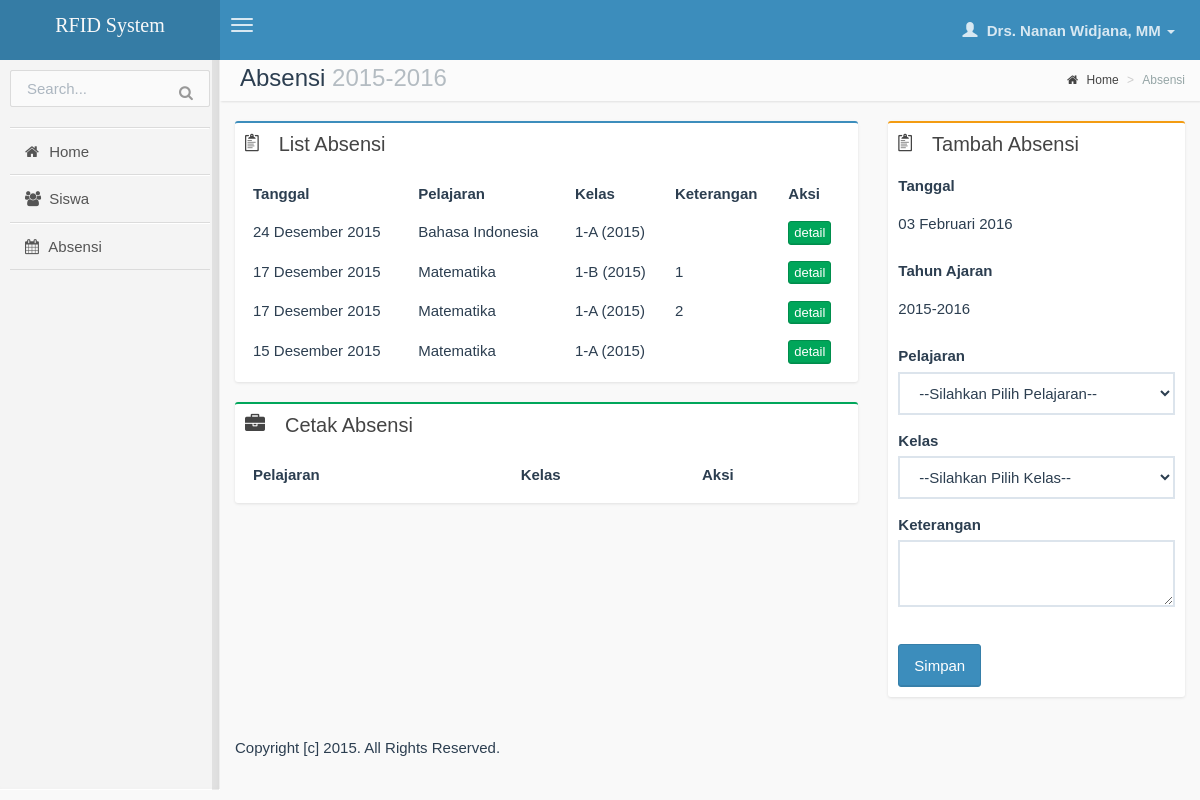
Page /guru/absensi.php (signed in) on the committed database.
### tables this page shows
CREATE TABLE IF NOT EXISTS `tahun_ajaran` (
`id` int(11) NOT NULL,
  `tahun` varchar(9) NOT NULL,
  `is_aktif` tinyint(1) NOT NULL DEFAULT '0',
  `created_at` datetime NOT NULL DEFAULT CURRENT_TIMESTAMP,
  `updated_at` timestamp NOT NULL DEFAULT CURRENT_TIMESTAMP ON UPDATE CURRENT_TIMESTAMP
);

CREATE TABLE IF NOT EXISTS `absensi` (
`id` int(11) NOT NULL,
  `id_guru` int(11) NOT NULL,
  `id_pelajaran` int(11) NOT NULL,
  `id_kelas` int(11) NOT NULL,
  `tanggal` date NOT NULL,
  `keterangan` varchar(255) NOT NULL,
  `id_tahun_ajaran` int(11) NOT NULL,
  `created_at` datetime NOT NULL DEFAULT CURRENT_TIMESTAMP,
  `updated_at` timestamp NOT NULL DEFAULT CURRENT_TIMESTAMP ON UPDATE CURRENT_TIMESTAMP
);

CREATE TABLE IF NOT EXISTS `pelajaran` (
`id` int(11) NOT NULL,
  `nama` varchar(50) NOT NULL,
  `created_at` datetime NOT NULL DEFAULT CURRENT_TIMESTAMP,
  `updated_at` timestamp NOT NULL DEFAULT CURRENT_TIMESTAMP ON UPDATE CURRENT_TIMESTAMP
);

CREATE TABLE IF NOT EXISTS `kelas` (
`id` int(11) NOT NULL,
  `tingkat` varchar(2) NOT NULL,
  `nama` varchar(20) NOT NULL,
  `tahun` year(4) NOT NULL,
  `id_guru` int(11) NOT NULL COMMENT 'walikelas',
  `created_at` datetime NOT NULL,
  `updated_at` timestamp NOT NULL DEFAULT CURRENT_TIMESTAMP ON UPDATE CURRENT_TIMESTAMP
);

### lib/login.php (called while the page is built, shortened)
<?php
    if(array_key_exists('logged_in', $_SESSION)):
        $tahun_ajaran_aktif = tahun_ajaran_aktif();
    else:
        header('location: index.php');
    endif;

### guru/absensi.php (the view, shortened to what this page needs)
<?php
    require_once('../lib/unleashed.lib.php');
    require_once('../lib/login.php');
    require_once('inc/header.php');
?>
                <section class="content-header">
                    <h1>
                        Absensi <span class="text-muted"><?php echo $tahun_ajaran_aktif[1]; ?></span>
                    </h1>
                    <ol class="breadcrumb">
                        <li><a href="home.php"><i class="fa fa-home"></i> Home</a></li>
                        <li class="active">Absensi</li>
                    </ol>
                </section>
                <section class="content">
                    <div class="row">
                        <section class="col-lg-8">
                            <div class="box box-primary">
                                <div class="box-header">
                                    <i class="ion ion-clipboard"></i>
                                    <h3 class="box-title">List Absensi</h3>
                                </div>
                                <div class="box-body">
                                    <table class="table datatable">
                                        <thead>
                                        <tr>
                                            <th>Tanggal</th>
                                            <th>Pelajaran</th>
                                            <th>Kelas</th>
                                            <th>Keterangan</th>
                                            <th>Aksi</th>
                                        </tr>
                                        </thead>
                                        <tbody id="list-absensi">
                                        <?php
                                        $q_absensi = mysql_query("SELECT absensi.*, pelajaran.nama as nama_pelajaran, kelas.nama as nama_kelas, kelas.tingkat as tingkat_kelas, kelas.tahun as tahun_kelas
                                                                    FROM absensi
                                                                    JOIN pelajaran ON pelajaran.id = absensi.id_pelajaran
                                                                    JOIN kelas ON kelas.id = absensi.id_kelas
                                                                    WHERE id_tahun_ajaran='$tahun_ajaran_aktif[0]'
                                                                    ORDER BY created_at DESC");
                                        while($d_absensi = mysql_fetch_object($q_absensi)):
                                            ?>
                                            <tr id="<?php echo $d_absensi->id; ?>">
                                                <td><?php echo tanggal_format_indonesia($d_absensi->tanggal); ?></td>
                                                <td><?php echo $d_absensi->nama_pelajaran; ?></td>
                                                <td><?php echo $d_absensi->tingkat_kelas.'-'.$d_absensi->nama_kelas.' ('.$d_absensi->tahun_kelas.')'; ?></td>
                                                <td><?php echo $d_absensi->keterangan; ?></td>
                                                <td>
                                                    <a href="absensi_detail.php?id=<?php echo $d_absensi->id; ?>" class="btn btn-xs btn-success">detail</a>
                                                </td>
                                            </tr>
                                        <?php
                                        endwhile;
                                        ?>
                                        </tbody>
                                    </table>
                                </div>
                            </div>
                            <div class="box box-success">
                                <div class="box-header">
                                    <i class="fa fa-briefcase"></i>
                                    <h3 class="box-title"> Cetak Absensi</h3>
                                </div>
                                <div class="box-body">
                                    <table class="table">
                                        <thead>
                                        <tr>
                                            <th>Pelajaran</th>
                                            <th>Kelas</th>
                                            <th>Aksi</th>
                                        </tr>
                                        </thead>
                                    </table>
                                </div>
                            </div>
                        </section>
                        <section class="col-lg-4 connectedSortable">
                            <div class="box box-warning">
                                <div class="box-header">
                                    <i class="ion ion-clipboard"></i>
                                    <h3 class="box-title">Tambah Absensi</h3>
                                </div>
                                <div class="box-body">
                                    <form action="" method="post">
                                        <div class="form-group">
                                            <label>Tanggal</label>
                                            <div class="form-control-static"><?php echo tanggal_format_indonesia(now()); ?></div>
                                        </div>
                                        <div class="form-group">
                                            <label>Tahun Ajaran</label>
                                            <div class="form-control-static"><?php echo $tahun_ajaran_aktif[1]; ?></div>
                                        </div>
                                        <div class="form-group">
                                            <label>Pelajaran</label>
                                            <select name="pelajaran" class="form-control" required="">
                                                <option value="">--Silahkan Pilih Pelajaran--</option>
                                            </select>
                                        </div>
                                        <div class="form-group">
                                            <label>Kelas</label>
                                            <select name="kelas" class="form-control" required="">
                                                <option value="">--Silahkan Pilih Kelas--</option>
                                            </select>
                                        </div>
                                        <div class="form-group">
                                            <label>Keterangan</label>
                                            <textarea class="form-control" name="keterangan" id="keterangan" ></textarea>
                                        </div>
                                        <br>
                                        <button class="btn btn-primary">Simpan</button>
                                    </form>
                                </div>
                            </div>
                        </section>
                    </div>
                </section>
<?php include('inc/footer.php'); ?>

### rows in the picture
tahun_ajaran: tahun "2015-2016"
absensi: tanggal "24 Desember 2015", id_pelajaran.nama "Bahasa Indonesia", id_kelas.tingkat "1", id_kelas.nama "A", id_kelas.tahun "2015"
absensi: tanggal "17 Desember 2015", id_pelajaran.nama "Matematika", id_kelas.tingkat "1", id_kelas.nama "B", id_kelas.tahun "2015", keterangan "1"
absensi: tanggal "17 Desember 2015", id_pelajaran.nama "Matematika", id_kelas.tingkat "1", id_kelas.nama "A", id_kelas.tahun "2015", keterangan "2"
absensi: tanggal "15 Desember 2015", id_pelajaran.nama "Matematika", id_kelas.tingkat "1", id_kelas.nama "A", id_kelas.tahun "2015"

### other values in the picture
$logged_name "Drs. Nanan Widjana, MM"
